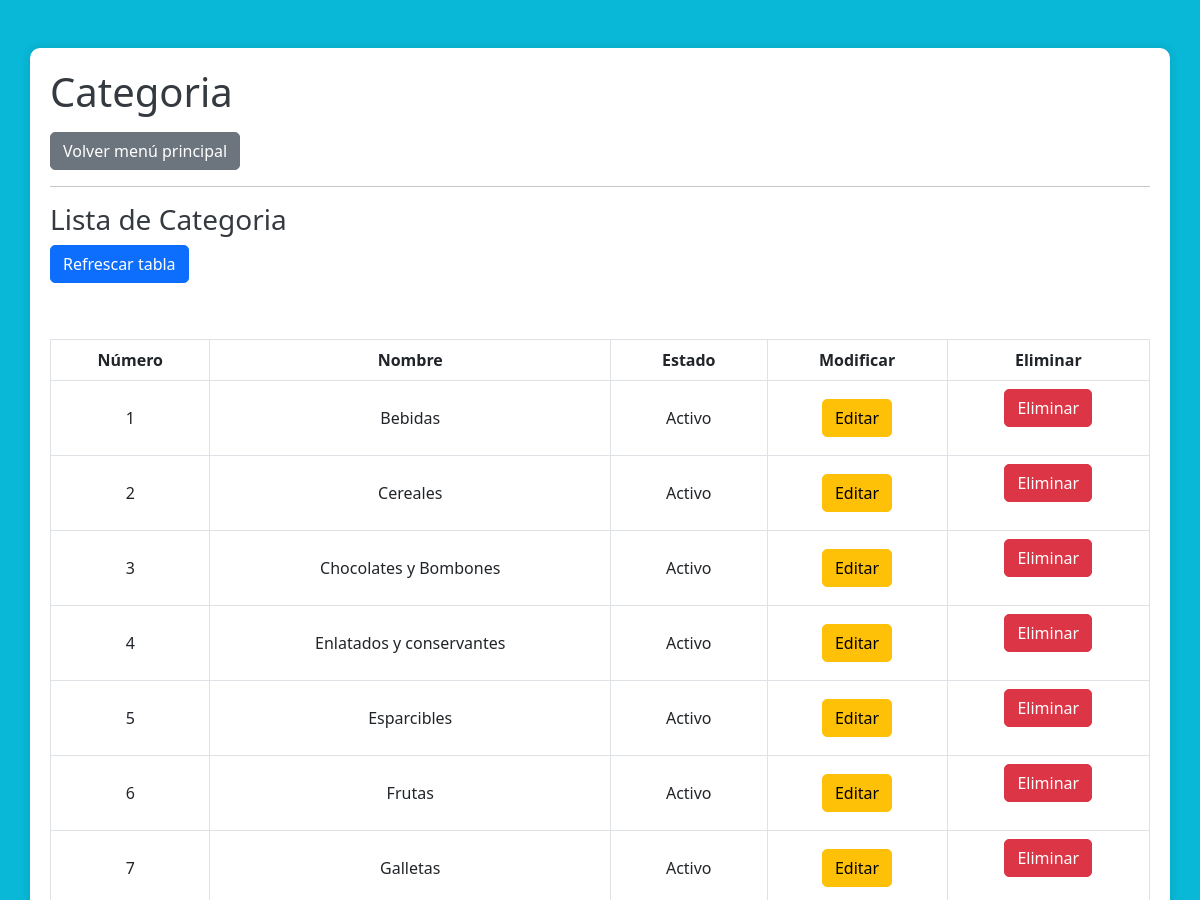
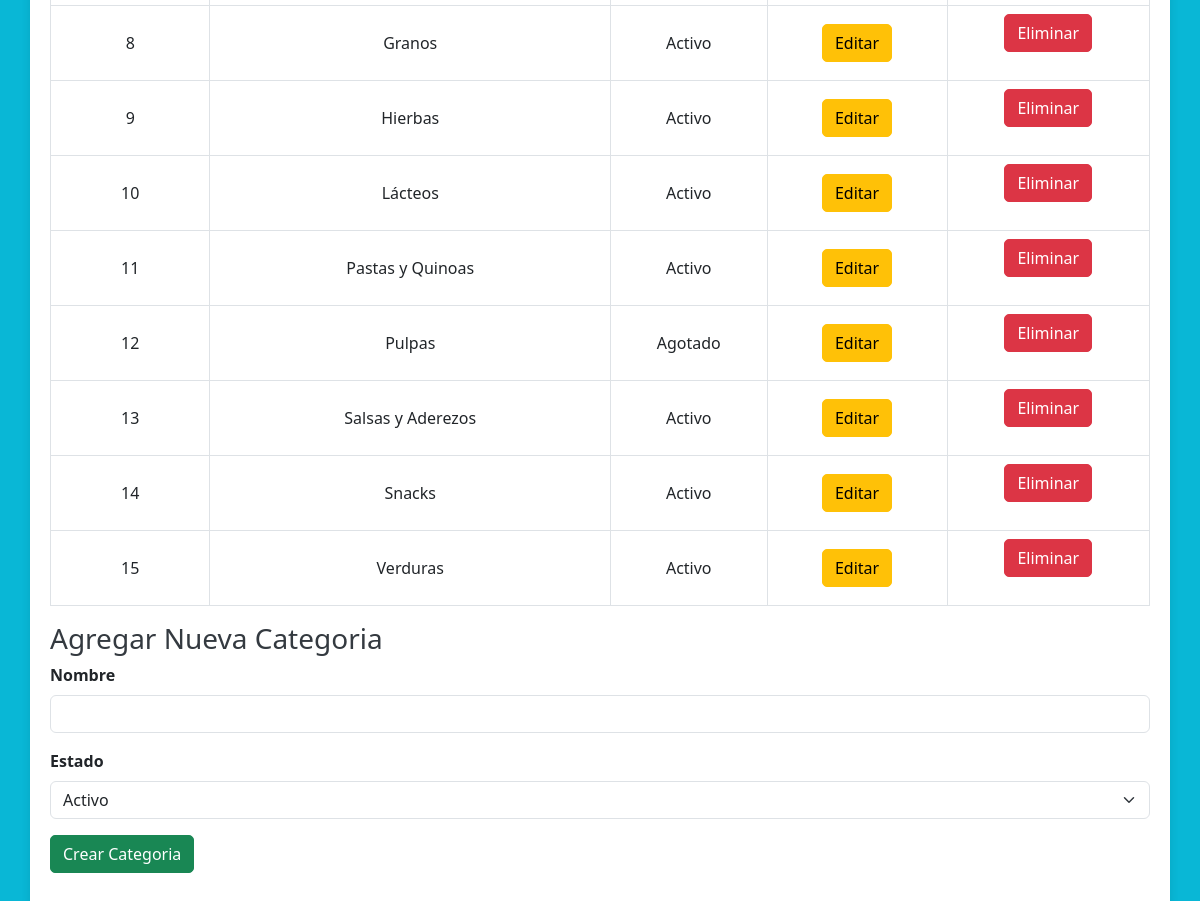
Page /SENA/CRUD/Controlador/controladorCategoria.php on the committed database (2 pictures, top to bottom).
### tables this page shows
CREATE TABLE `categoria` (
  `CatID` int(11) NOT NULL,
  `CatNombre` varchar(50) DEFAULT NULL,
  `Catestado` enum('Activo','Agotado') NOT NULL DEFAULT 'Activo'
);

### SENA/CRUD/Controlador/controladorCategoria.php (called while the page is built, shortened)
<?php
require_once '../Modelo/Categoria.php';
$gestorCategoria = new Categoria();
$resultado = $gestorCategoria->consultarCategorias();
include "../Vista/vistaCategoria.php";
?>

### SENA/CRUD/Modelo/Conexion.php (called while the page is built)
<?php
function Conectarse(){
	$Conexion =  mysqli_connect("localhost","root","","super");
	return $Conexion;
}
?>

### SENA/CRUD/Modelo/Categoria.php (called while the page is built, shortened)
<?php
include 'Conexion.php';
class Categoria
{
    public function consultarCategorias()
    {
        $this->Conexion = Conectarse();
        $sql = "SELECT * FROM categoria";
        $resultado = $this->Conexion->query($sql);
        return $resultado;
    }
}
?>

### SENA/CRUD/Vista/vistaCategoria.php (the view, shortened to what this page needs)
<!DOCTYPE html>
<html lang="es">
<head>
    <link href="https://cdn.jsdelivr.net/npm/bootstrap@5.3.0/dist/css/bootstrap.min.css" rel="stylesheet">
</head>
<body>
    <div class="container mt-5">
        <h1 class="mb-3">Categoria</h1>
        <a class="btn btn-secondary" href="../../Admin/Inicio">Volver menú principal</a>
        <hr>
        <h3>Lista de Categoria</h3>
        <form action="../Controlador/controladorCategoria.php" method="post">
            <button class="btn btn-primary mb-3" type="submit" name="Acciones" value="Refrescar tabla">Refrescar tabla</button>
        </form>
        <div class="table-responsive mt-3">
            <table class="table table-bordered">
                <thead>
                    <tr>
                        <th>Número</th>
                        <th>Nombre</th>
                        <th>Estado</th>
                        <th>Modificar</th>
                        <th>Eliminar</th>
                    </tr>
                </thead>
                <tbody>
                    <?php while ($fila = mysqli_fetch_assoc($resultado)) : ?>
                        <tr>
                            <td><?php echo htmlspecialchars($fila['CatID']); ?></td>
                            <td><?php echo htmlspecialchars($fila['CatNombre']); ?></td>
                            <td><?php echo htmlspecialchars($fila['Catestado']); ?></td>
                            <td>
                                <button class="btn btn-warning" data-bs-toggle="modal" data-bs-target="#updateModal<?php echo htmlspecialchars($fila['CatID']); ?>">Editar</button>
                            </td>
                            <td>
                                <form action="../Controlador/controladorCategoria.php" method="post">
                                    <button class="btn btn-danger" type="submit" name="Acciones" value="Borrar Categoria">Eliminar</button>
                                </form>
                            </td>
                        </tr>
                    <?php endwhile; ?>
                </tbody>
            </table>
        </div>
        <div>
            <h3>Agregar Nueva Categoria</h3>
            <form action="../Controlador/controladorCategoria.php" method="post">
                <div class="mb-3">
                    <label for="CatNombre" class="form-label">Nombre</label>
                    <input class="form-control" id="CatNombre" name="CatNombre" type="text" required>
                </div>
                <div class="mb-3">
                    <label for="Catestado" class="form-label">Estado</label>
                    <select class="form-select" id="Catestado" name="Catestado" required>
                        <option value="Activo">Activo</option>
                    </select>
                </div>
                <button class="btn btn-success" type="submit" name="Acciones" value="Crear Categoria">Crear Categoria</button>
            </form>
        </div>
    </div>
</body>
</html>

### SENA/CRUD/Vista/vistaCategoria.php (style rules this page uses)
body { background-color: #09B7D6; }
.container { background-color: #ffffff; padding: 20px; border-radius: 10px; box-shadow: 0px 0px 10px rgba(0, 0, 0, 0.1); }
h1, h3 { color: #343a40; }
form { margin-bottom: 20px; }
label { font-weight: bold; }
.btn { border-radius: 5px; }
table { margin-top: 20px; }
th, td { vertical-align: middle !important; text-align: center; }

### rows in the picture
categoria: CatID "1", CatNombre "Bebidas", Catestado "Activo"
categoria: CatID "2", CatNombre "Cereales", Catestado "Activo"
categoria: CatID "3", CatNombre "Chocolates y Bombones", Catestado "Activo"
categoria: CatID "4", CatNombre "Enlatados y conservantes", Catestado "Activo"
categoria: CatID "5", CatNombre "Esparcibles", Catestado "Activo"
categoria: CatID "6", CatNombre "Frutas", Catestado "Activo"
categoria: CatID "7", CatNombre "Galletas", Catestado "Activo"
categoria: CatID "8", CatNombre "Granos", Catestado "Activo"
categoria: CatID "9", CatNombre "Hierbas", Catestado "Activo"
categoria: CatID "10", CatNombre "Lácteos", Catestado "Activo"
categoria: CatID "11", CatNombre "Pastas y Quinoas", Catestado "Activo"
categoria: CatID "12", CatNombre "Pulpas", Catestado "Agotado"
categoria: CatID "13", CatNombre "Salsas y Aderezos", Catestado "Activo"
categoria: CatID "14", CatNombre "Snacks", Catestado "Activo"
categoria: CatID "15", CatNombre "Verduras", Catestado "Activo"
